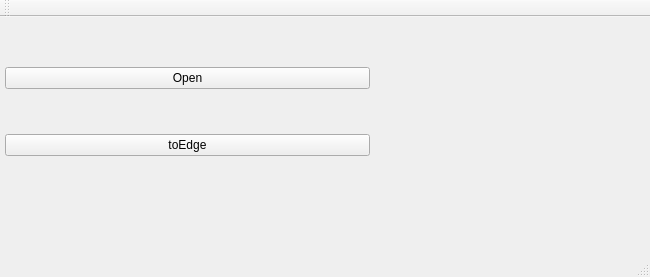
<?xml version="1.0" encoding="UTF-8"?>
<ui version="4.0">
 <class>MainWindow</class>
 <widget class="QMainWindow" name="MainWindow">
  <property name="geometry">
   <rect>
    <x>0</x>
    <y>0</y>
    <width>650</width>
    <height>277</height>
   </rect>
  </property>
  <property name="windowTitle">
   <string>MainWindow</string>
  </property>
  <widget class="QWidget" name="centralWidget">
   <widget class="QWidget" name="gridLayoutWidget">
    <property name="geometry">
     <rect>
      <x>0</x>
      <y>0</y>
      <width>381</width>
      <height>191</height>
     </rect>
    </property>
    <layout class="QGridLayout" name="gridLayout">
     <property name="leftMargin">
      <number>5</number>
     </property>
     <item row="1" column="0">
      <widget class="QPushButton" name="gris">
       <property name="text">
        <string>toEdge</string>
       </property>
      </widget>
     </item>
     <item row="0" column="0">
      <widget class="QPushButton" name="pushButton">
       <property name="text">
        <string>Open</string>
       </property>
      </widget>
     </item>
    </layout>
   </widget>
   <widget class="QWidget" name="gridLayoutWidget_2">
    <property name="geometry">
     <rect>
      <x>389</x>
      <y>10</y>
      <width>241</width>
      <height>181</height>
     </rect>
    </property>
    <layout class="QGridLayout" name="gridLayout_2"/>
   </widget>
  </widget>
  <widget class="QMenuBar" name="menuBar">
   <property name="geometry">
    <rect>
     <x>0</x>
     <y>0</y>
     <width>650</width>
     <height>21</height>
    </rect>
   </property>
  </widget>
  <widget class="QToolBar" name="mainToolBar">
   <attribute name="toolBarArea">
    <enum>TopToolBarArea</enum>
   </attribute>
   <attribute name="toolBarBreak">
    <bool>false</bool>
   </attribute>
  </widget>
  <widget class="QStatusBar" name="statusBar"/>
 </widget>
 <layoutdefault spacing="6" margin="11"/>
 <resources/>
 <connections/>
</ui>
